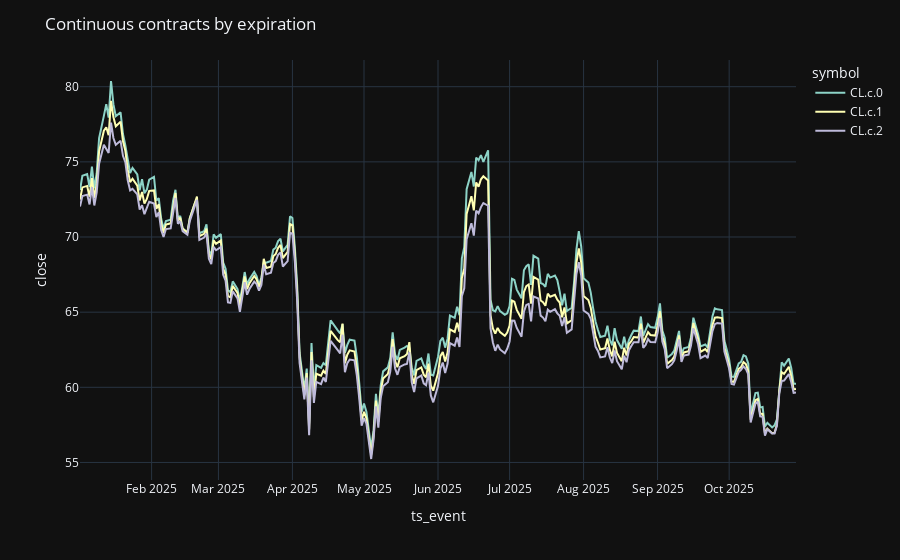

Notebook code for this chart:
### Code cell
fig = px.line(ohlcv_exp, x="ts_event", y="close", color="symbol")
fig.update_layout(title_text="Continuous contracts by expiration")
fig.show()

### Figure 1 — Plotly figure (JSON) as saved in the notebook; plotly's stock layout.template omitted (floating-point values rounded to 4 significant figures; data arrays with more than 128 entries replaced by an {"elided": "..."} marker saying what was removed)
{"data": [{"hovertemplate": "symbol=CL.c.0<br>ts_event=%{x}<br>close=%{y}<extra></extra>", "legendgroup": "CL.c.0", "line": {"color": "rgb(141,211,199)", "dash": "solid"}, "marker": {"symbol": "circle"}, "mode": "lines", "name": "CL.c.0", "orientation": "v", "showlegend": true, "type": "scatter", "x": {"elided": "257 str values"}, "xaxis": "x", "y": {"elided": "257 float values"}, "yaxis": "y"}, {"hovertemplate": "symbol=CL.c.1<br>ts_event=%{x}<br>close=%{y}<extra></extra>", "legendgroup": "CL.c.1", "line": {"color": "rgb(255,255,179)", "dash": "solid"}, "marker": {"symbol": "circle"}, "mode": "lines", "name": "CL.c.1", "orientation": "v", "showlegend": true, "type": "scatter", "x": {"elided": "257 str values"}, "xaxis": "x", "y": {"elided": "257 float values"}, "yaxis": "y"}, {"hovertemplate": "symbol=CL.c.2<br>ts_event=%{x}<br>close=%{y}<extra></extra>", "legendgroup": "CL.c.2", "line": {"color": "rgb(190,186,218)", "dash": "solid"}, "marker": {"symbol": "circle"}, "mode": "lines", "name": "CL.c.2", "orientation": "v", "showlegend": true, "type": "scatter", "x": {"elided": "257 str values"}, "xaxis": "x", "y": {"elided": "257 float values"}, "yaxis": "y"}], "layout": {"legend": {"title": {"text": "symbol"}, "tracegroupgap": 0}, "margin": {"t": 60}, "title": {"text": "Continuous contracts by expiration"}, "xaxis": {"anchor": "y", "domain": [0.0, 1.0], "title": {"text": "ts_event"}}, "yaxis": {"anchor": "x", "domain": [0.0, 1.0], "title": {"text": "close"}}}}
